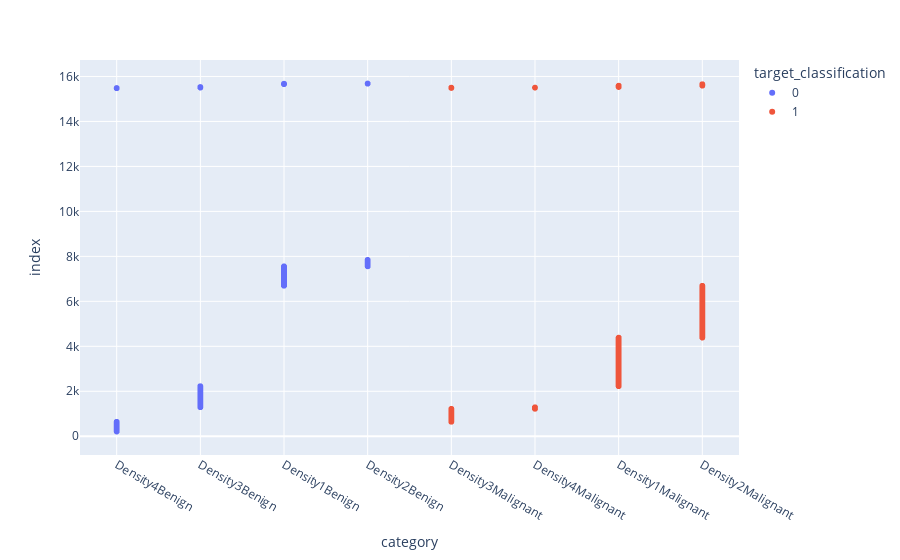

Notebook cell for this chart:
### Code cell
fig = px.scatter(df_DenseNet, x='category',color='target_classification')
fig.show()

### Figure 1 — Plotly figure (JSON) as saved in the notebook; plotly's stock layout.template omitted (floating-point values rounded to 4 significant figures; data arrays with more than 128 entries replaced by an {"elided": "..."} marker saying what was removed)
{"data": [{"hovertemplate": "target_classification=0<br>category=%{x}<br>index=%{y}<extra></extra>", "legendgroup": "0", "marker": {"color": "#636efa", "symbol": "circle"}, "mode": "markers", "name": "0", "showlegend": true, "type": "scattergl", "x": {"elided": "2590 str values"}, "xaxis": "x", "y": {"elided": "2590 int values"}, "yaxis": "y"}, {"hovertemplate": "target_classification=1<br>category=%{x}<br>index=%{y}<extra></extra>", "legendgroup": "1", "marker": {"color": "#EF553B", "symbol": "circle"}, "mode": "markers", "name": "1", "showlegend": true, "type": "scattergl", "x": {"elided": "5254 str values"}, "xaxis": "x", "y": {"elided": "5254 int values"}, "yaxis": "y"}], "layout": {"autosize": true, "legend": {"title": {"text": "target_classification"}, "tracegroupgap": 0}, "margin": {"t": 60}, "xaxis": {"anchor": "y", "autorange": true, "domain": [0, 1], "range": [-0.4323, 7.432], "title": {"text": "category"}, "type": "category"}, "yaxis": {"anchor": "x", "autorange": true, "domain": [0, 1], "range": [-1036.0, 16930.0], "title": {"text": "index"}, "type": "linear"}}}
